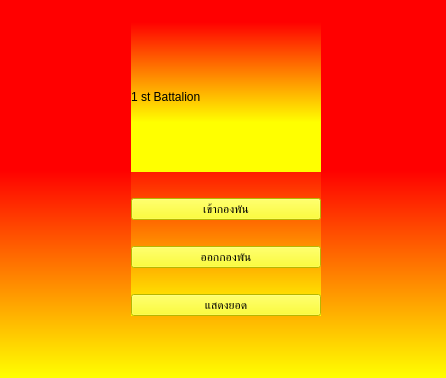
<?xml version="1.0" encoding="UTF-8"?>
<ui version="4.0">
 <class>MainWindow</class>
 <widget class="QMainWindow" name="MainWindow">
  <property name="geometry">
   <rect>
    <x>0</x>
    <y>0</y>
    <width>446</width>
    <height>378</height>
   </rect>
  </property>
  <property name="windowTitle">
   <string>MainWindow</string>
  </property>
  <property name="styleSheet">
   <string notr="true">background-color: qlineargradient(spread:pad, x1:0, y1:0.448864, x2:0, y2:1, stop:0 rgba(255, 0, 0, 255), stop:1 rgba(255, 255, 0, 255));</string>
  </property>
  <widget class="QWidget" name="centralwidget">
   <widget class="QWidget" name="">
    <property name="geometry">
     <rect>
      <x>131</x>
      <y>22</y>
      <width>190</width>
      <height>294</height>
     </rect>
    </property>
    <layout class="QGridLayout" name="gridLayout">
     <item row="0" column="0">
      <widget class="QLabel" name="label">
       <property name="styleSheet">
        <string notr="true">background-color: qlineargradient(spread:pad, x1:0, y1:0, x2:0, y2:1, stop:0 rgba(255, 0, 0, 255), stop:0.668342 rgba(255, 255, 0, 255));</string>
       </property>
       <property name="text">
        <string>1 st Battalion</string>
       </property>
       <property name="textFormat">
        <enum>Qt::RichText</enum>
       </property>
       <property name="scaledContents">
        <bool>true</bool>
       </property>
       <property name="wordWrap">
        <bool>false</bool>
       </property>
       <property name="margin">
        <number>48</number>
       </property>
       <property name="indent">
        <number>0</number>
       </property>
      </widget>
     </item>
     <item row="1" column="0">
      <spacer name="horizontalSpacer">
       <property name="orientation">
        <enum>Qt::Horizontal</enum>
       </property>
       <property name="sizeHint" stdset="0">
        <size>
         <width>40</width>
         <height>20</height>
        </size>
       </property>
      </spacer>
     </item>
     <item row="2" column="0">
      <widget class="QPushButton" name="button_inbatt">
       <property name="styleSheet">
        <string notr="true">
background-color: rgb(255, 255, 0);</string>
       </property>
       <property name="text">
        <string>เข้ากองพัน</string>
       </property>
      </widget>
     </item>
     <item row="3" column="0">
      <spacer name="horizontalSpacer_2">
       <property name="orientation">
        <enum>Qt::Horizontal</enum>
       </property>
       <property name="sizeHint" stdset="0">
        <size>
         <width>40</width>
         <height>20</height>
        </size>
       </property>
      </spacer>
     </item>
     <item row="4" column="0">
      <widget class="QPushButton" name="button_outbatt">
       <property name="styleSheet">
        <string notr="true">background-color: rgb(255, 255, 0);</string>
       </property>
       <property name="text">
        <string>ออกกองพัน</string>
       </property>
      </widget>
     </item>
     <item row="5" column="0">
      <spacer name="horizontalSpacer_3">
       <property name="orientation">
        <enum>Qt::Horizontal</enum>
       </property>
       <property name="sizeHint" stdset="0">
        <size>
         <width>40</width>
         <height>20</height>
        </size>
       </property>
      </spacer>
     </item>
     <item row="6" column="0">
      <widget class="QPushButton" name="button_show">
       <property name="styleSheet">
        <string notr="true">
background-color: rgb(255, 255, 0);</string>
       </property>
       <property name="text">
        <string>แสดงยอด</string>
       </property>
      </widget>
     </item>
    </layout>
   </widget>
  </widget>
  <widget class="QMenuBar" name="menubar">
   <property name="geometry">
    <rect>
     <x>0</x>
     <y>0</y>
     <width>446</width>
     <height>21</height>
    </rect>
   </property>
  </widget>
 </widget>
 <resources/>
 <connections/>
</ui>
